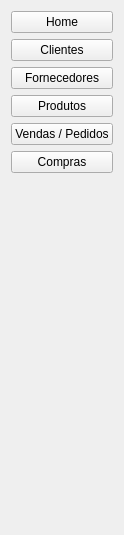
            <widget class="QWidget" name="page">
             <property name="geometry">
              <rect>
               <x>0</x>
               <y>0</y>
               <width>108</width>
               <height>535</height>
              </rect>
             </property>
             <attribute name="label">
              <string>Menu</string>
             </attribute>
             <layout class="QVBoxLayout" name="verticalLayout_8">
              <item>
               <widget class="QPushButton" name="btn_menu_home">
                <property name="cursor">
                 <cursorShape>PointingHandCursor</cursorShape>
                </property>
                <property name="text">
                 <string>Home</string>
                </property>
               </widget>
              </item>
              <item>
               <widget class="QPushButton" name="btn_menu_clientes">
                <property name="cursor">
                 <cursorShape>PointingHandCursor</cursorShape>
                </property>
                <property name="text">
                 <string>Clientes</string>
                </property>
               </widget>
              </item>
              <item>
               <widget class="QPushButton" name="btn_menu_fornecedores">
                <property name="cursor">
                 <cursorShape>PointingHandCursor</cursorShape>
                </property>
                <property name="text">
                 <string>Fornecedores</string>
                </property>
               </widget>
              </item>
              <item>
               <widget class="QPushButton" name="btn_menu_produtos">
                <property name="cursor">
                 <cursorShape>PointingHandCursor</cursorShape>
                </property>
                <property name="text">
                 <string>Produtos</string>
                </property>
               </widget>
              </item>
              <item>
               <widget class="QPushButton" name="btn_menu_vendas">
                <property name="cursor">
                 <cursorShape>PointingHandCursor</cursorShape>
                </property>
                <property name="text">
                 <string>Vendas / Pedidos</string>
                </property>
               </widget>
              </item>
              <item>
               <widget class="QPushButton" name="btn_menu_compras">
                <property name="cursor">
                 <cursorShape>PointingHandCursor</cursorShape>
                </property>
                <property name="text">
                 <string>Compras</string>
                </property>
               </widget>
              </item>
              <item>
               <spacer name="verticalSpacer">
                <property name="orientation">
                 <enum>Qt::Vertical</enum>
                </property>
                <property name="sizeHint" stdset="0">
                 <size>
                  <width>20</width>
                  <height>40</height>
                 </size>
                </property>
               </spacer>
              </item>
             </layout>
            </widget>
